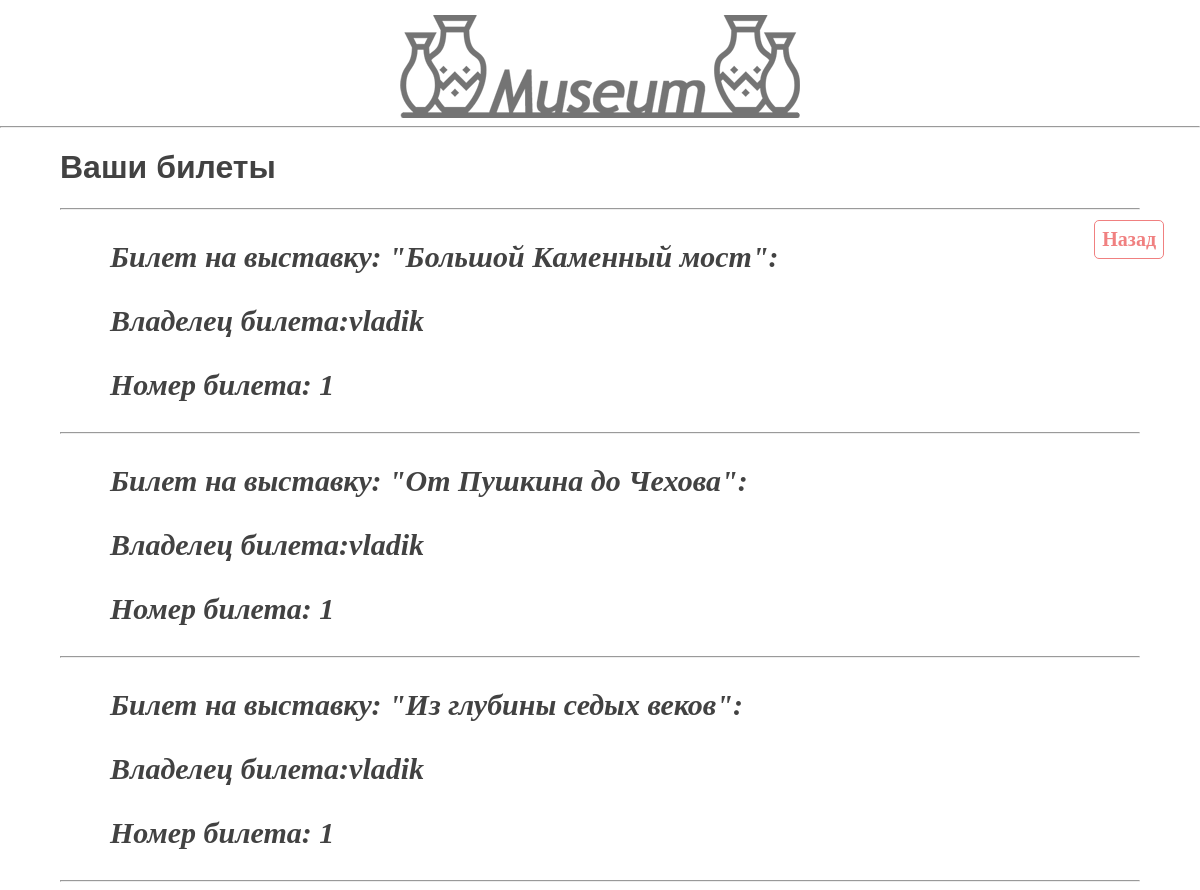
The app's page /mytickets (signed in) with its own data.
### main/models.py (models this page shows)
class Tickets(models.Model):
    name = models.ForeignKey(Exhibition, on_delete=models.CASCADE)
    buyer = models.ForeignKey(User, on_delete=models.CASCADE)
    number_of_ticket = models.IntegerField()
    class Meta:
        verbose_name = 'Билет'
        verbose_name_plural = 'Билеты'

class Exhibition(models.Model):
    name_of_exh = models.CharField(max_length=32, verbose_name='Название выставки')
    about_of_exh = models.TextField(max_length=420, verbose_name='Об выставке')
    start_time = models.DateField(null=True)
    end_time = models.DateField(null=True)
    image = models.ImageField(verbose_name='Изображение', null=True)
    published = models.DateField(auto_now=True)
    places = models.IntegerField(verbose_name="Всего мест", default=1)
    sold_tickets = models.IntegerField(default=0)
    def __str__(self):
        return self.name_of_exh
    class Meta:
        verbose_name = 'Выставка'
        verbose_name_plural = 'Выставки'

### main/views.py (the view, shortened to what this page needs)
# urls.py: path('mytickets', myTicketsView.as_view(), name='mytickets')
class myTicketsView(View):
    def get(self, request, *args, **kwargs):
        if not request.user.is_authenticated:
            return HttpResponseRedirect('signup')
        else:
            username = request.user.id
            my_tickets = Tickets.objects.filter(buyer=username).order_by("id")
            return render(request, 'main/mytickets.html', {'mytickets': my_tickets})

### main/templates/main/mytickets.html (shortened to what this page needs)
{% load static %}
<!DOCTYPE html>
<html lang="en">
<head>
	<link rel="stylesheet" href="{% static 'css/myticketscss.css'%}" type="text/css">
</head>
<body>
	{% block content %}
	<div class="back"><a href="recording">Назад</a></div>
	<div class="logo">
        <a href="{% url 'home' %}">
            <img src="{% static 'pictures/logo3.png' %}" alt="">
        </a>
    </div>
    <hr>
    <main>
    	<h1>Ваши билеты</h1>
    	<hr>
    	<div class="exhib">
		{% for elem in mytickets %}
		<div class="cont">
			<p>
				Билет на выставку: "{{ elem.name}}":
			</p>
			<p>
				Владелец билета:{{ elem.buyer}}
			</p>
			<p>Номер билета: {{ elem.number_of_ticket }}</p>
		</div>
		<hr>
		{% endfor %}
		{% endblock %}
    	</div>
    </main>
</body>
</html>

### main/static/css/myticketscss.css (style rules this page uses)
body { background: white; color: rgba(66, 66, 66, 1); font-family: 'Raleway', sans-serif; width: 100%; margin: 0px auto; }
.logo { width: 400px; margin: 0px auto; height: 103px; object-fit: cover; margin-top: 15px; }
.logo img { width: 100%; object-fit: cover; opacity: 0.9; }
.back { position: absolute; right: 3%; top: 210px; max-width: 20%; margin: 0px auto; margin-top: 10px; padding: 7px 7px 7px 7px; border: 1px solid #F08080; border-radius: 5px 5px 5px 5px; font-family: Trebuchet MS; font-size: 20px; font-weight: bold; color: white; text-align: right; text-decoration: none; }
.back a { text-decoration: none; color: #F08080; }
main { width: 90%; margin: 0px auto; background }
main p { font-size: 30px; font-style: italic; font-family: Trebuchet MS; font-weight: bold; }
.cont { margin-left: 50px; }

### records on screen
Tickets: name "Большой Каменный мост", buyer "vladik", number_of_ticket "1"
Tickets: name "От Пушкина до Чехова", buyer "vladik", number_of_ticket "1"
Tickets: name "Из глубины седых веков", buyer "vladik", number_of_ticket "1"
